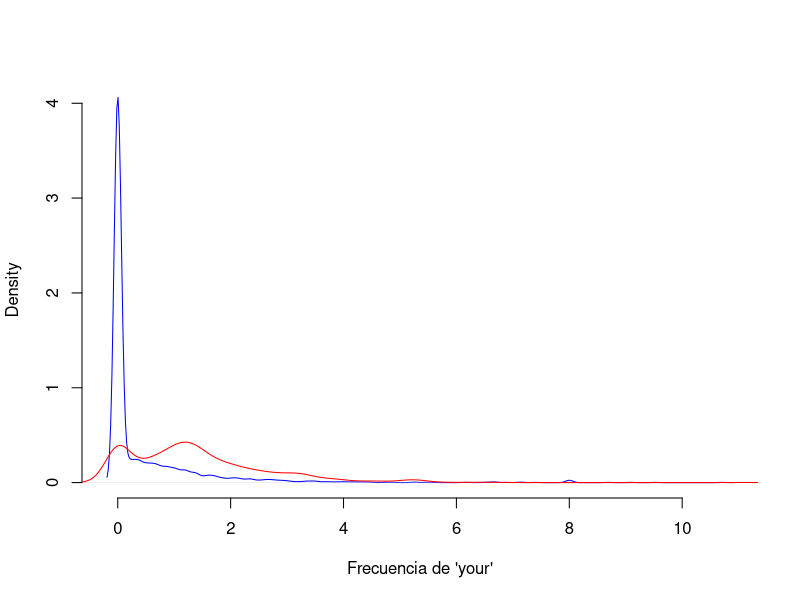
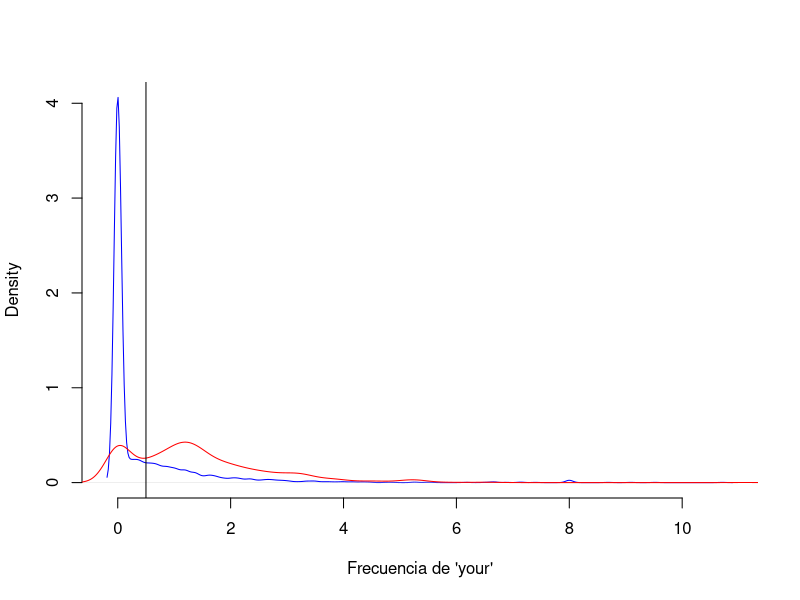
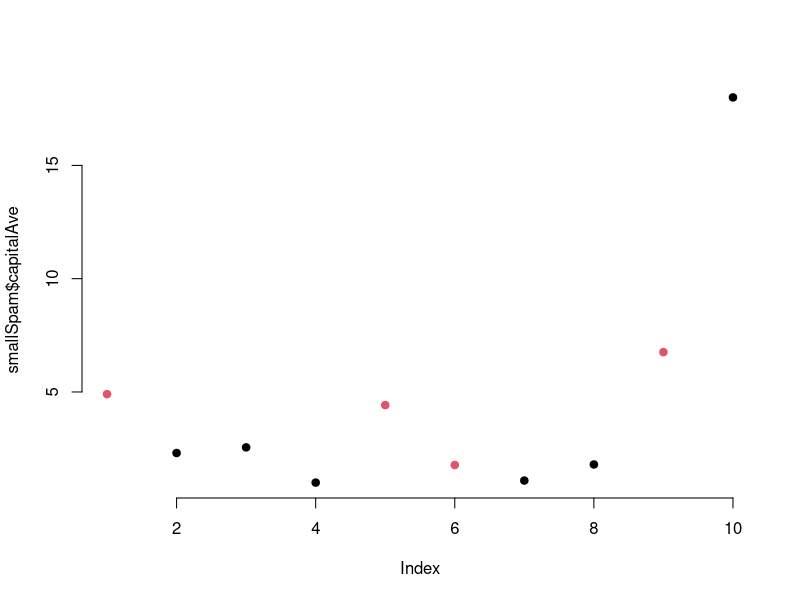

Generate these figures, in order, with R:
## ---- chunk 1
suppressMessages(suppressWarnings(library(kernlab))) 
data(spam)
head(spam, 3)[, 1:11]

## ---- chunk 2
plot(density(spam$your[spam$type == "nonspam"]),
     col = "blue", main = "", xlab = "Frecuencia de 'your'", 
     frame.plot = F)
lines(density(spam$your[spam$type == "spam"]), col = "red")
## ---- chunk 3
plot(density(spam$your[spam$type == "nonspam"]),
     col = "blue", main = "", xlab = "Frecuencia de 'your'", 
     frame.plot = F)
lines(density(spam$your[spam$type == "spam"]), col = "red")
abline(v = 0.5,col = "black")
## ---- chunk 4
prediction <- ifelse(spam$your > 0.5, "spam", "nonspam")
table(prediction,spam$type)/length(spam$type)
## ---- chunk 5
suppressMessages(suppressWarnings(library(kernlab)))
data(spam); set.seed(333)
smallSpam <- spam[sample(dim(spam)[1],size = 10),]
spamLabel <- (smallSpam$type == "spam")*1 + 1
plot(smallSpam$capitalAve,col = spamLabel, frame.plot = FALSE, pch = 19)

## ---- chunk 6
rule1 <- function(x){
  prediction <- rep(NA,length(x))
  prediction[x > 2.7] <- "spam"
  prediction[x < 2.40] <- "nonspam"
  prediction[(x >= 2.40 & x <= 2.45)] <- "spam"
  prediction[(x > 2.45 & x <= 2.70)] <- "nonspam"
  return(prediction)
}
table(rule1(smallSpam$capitalAve),smallSpam$type)
## ---- chunk 7
rule2 <- function(x){
  prediction <- rep(NA,length(x))
  prediction[x > 2.8] <- "spam"
  prediction[x <= 2.8] <- "nonspam"
  return(prediction)
}
table(rule2(smallSpam$capitalAve),smallSpam$type)
## ---- chunk 8
table(rule1(spam$capitalAve), spam$type)
table(rule2(spam$capitalAve), spam$type)

## ---- chunk 9
mean(rule1(spam$capitalAve) == spam$type)
mean(rule2(spam$capitalAve) == spam$type)

## ---- chunk 10
sum(rule1(spam$capitalAve) == spam$type)
sum(rule2(spam$capitalAve) == spam$type)
